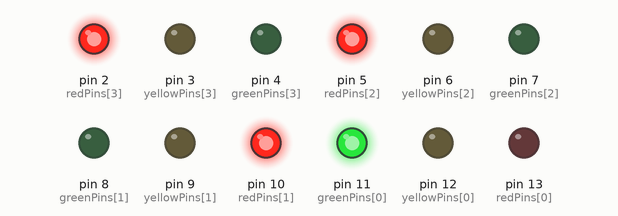
Bench run of a sketch on a simulated Arduino Uno, built with avr-gcc and run on an emulated ATmega328P. Shown: output pins drawn as LEDs (lit = HIGH).

Above: at 0.1 s.
At 5.1 s:
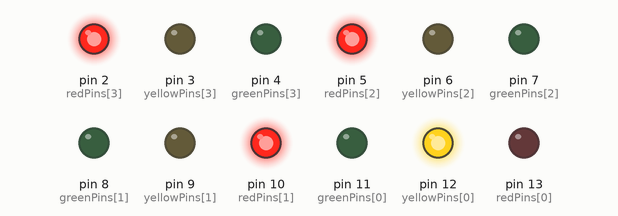
At 12.1 s:
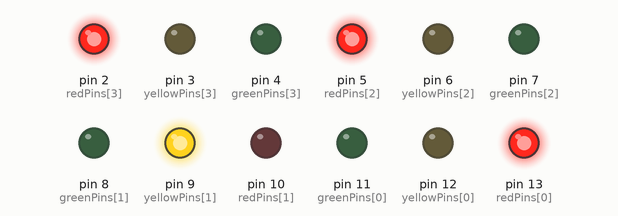
At 19.1 s:
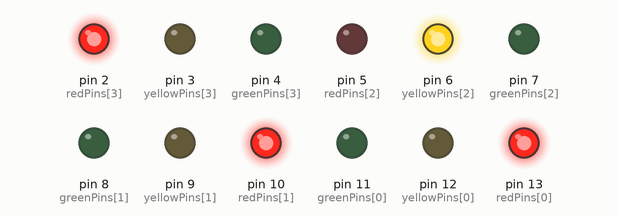
At 26.1 s:
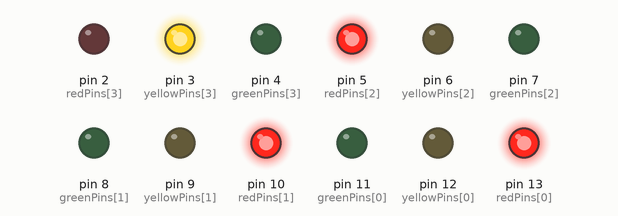
At 35.1 s:
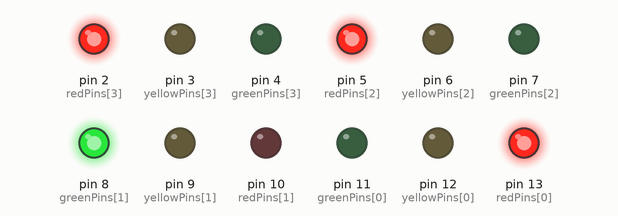
Timing chart, 0 to 36.6 s (numbered marks = the images above):
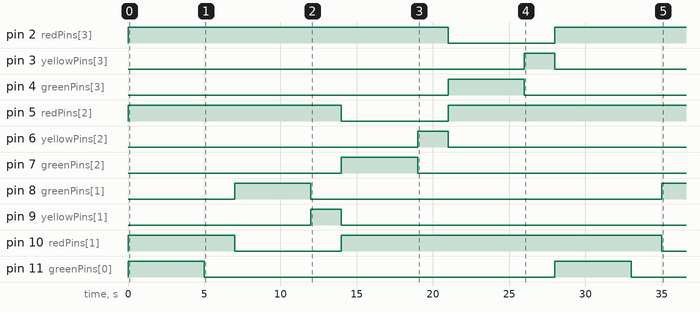

Measured:
- by itself, pin 2 (redPins[3]): LOW → HIGH at 0.00 s, → LOW 21.0 s later, → HIGH 7.0 s later
- by itself, pin 3 (yellowPins[3]): LOW → HIGH at 26.0 s, → LOW 2.0 s later
- by itself, pin 4 (greenPins[3]): LOW → HIGH at 21.0 s, → LOW 5.0 s later
- by itself, pin 5 (redPins[2]): LOW → HIGH at 0.00 s, → LOW 14.0 s later, → HIGH 7.0 s later
- by itself, pin 6 (yellowPins[2]): LOW → HIGH at 19.0 s, → LOW 2.0 s later
- by itself, pin 7 (greenPins[2]): LOW → HIGH at 14.0 s, → LOW 5.0 s later
- by itself, pin 8 (greenPins[1]): LOW → HIGH at 7.0 s, → LOW 5.0 s later, → HIGH 23.0 s later
- by itself, pin 9 (yellowPins[1]): LOW → HIGH at 12.0 s, → LOW 2.0 s later

The sketch:

trafficLights.ino
```cpp
// Definisikan pin untuk lampu lalu lintas
int redPins[4] = {13, 10, 5, 2};
int yellowPins[4] = {12, 9, 6, 3};
int greenPins[4] = {11, 8, 7, 4};

// Waktu untuk setiap lampu (dalam milidetik)
int redTime = 5000;
int yellowTime = 2000;
int greenTime = 5000;

void setup() {
    // Atur pin sebagai OUTPUT
    for (int i = 0; i < 4; i++) {
        pinMode(redPins[i], OUTPUT);
        pinMode(yellowPins[i], OUTPUT);
        pinMode(greenPins[i], OUTPUT);
    }
}

void loop() {
    for (int lane = 0; lane < 4; lane++) {
        setTrafficLight(lane);
    }
}

// Fungsi untuk mengatur lampu lalu lintas untuk jalur tertentu
void setTrafficLight(int lane) {
    // Matikan semua lampu terlebih dahulu
    for (int i = 0; i < 4; i++) {
        digitalWrite(greenPins[i], LOW);
        digitalWrite(yellowPins[i], LOW);
        digitalWrite(redPins[i], HIGH);
    }

    // Hidupkan lampu hijau untuk jalur yang aktif
    digitalWrite(greenPins[lane], HIGH);
    digitalWrite(redPins[lane], LOW);

    // Menyalakan lampu hijau selama waktu yang ditentukan
    delay(greenTime);

    // Matikan lampu hijau
    digitalWrite(greenPins[lane], LOW);

    // Menyalakan lampu kuning untuk jalur yang aktif
    digitalWrite(yellowPins[lane], HIGH);
    delay(yellowTime);

    // Matikan lampu kuning
    digitalWrite(yellowPins[lane], LOW);
}
```
